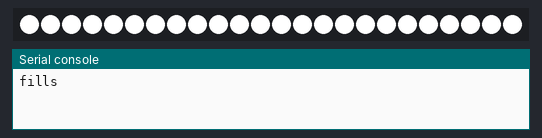
Recording of a program running on a simulated Raspberry Pi Pico running MicroPython. On the bench: 24 RGB LEDs in strip order, left to right, the last lines printed to the serial console.

Above: at 1.5 s.
At 3.0 s:
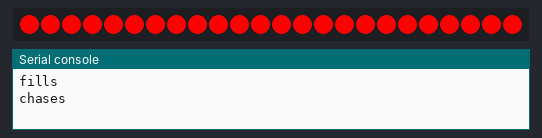
At 3.7 s:
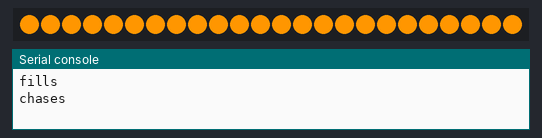
At 4.4 s:
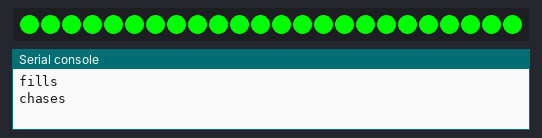
At 5.9 s:
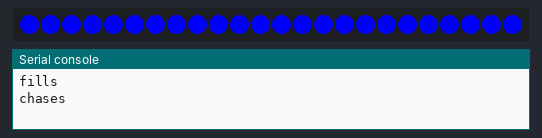
At 7.72 s:
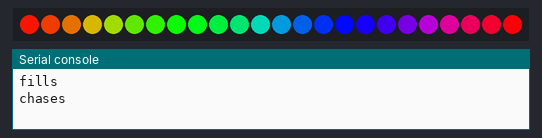

The program:

main.py
```python
# Example using PIO to drive a set of WS2812 LEDs.

import array, time
from machine import Pin
import rp2

# Configure the number of WS2812 LEDs.
NUM_LEDS = 24
PIN_NUM = 28
brightness = 1

@rp2.asm_pio(sideset_init=rp2.PIO.OUT_LOW, out_shiftdir=rp2.PIO.SHIFT_LEFT, autopull=True, pull_thresh=24)
def ws2812():
    T1 = 2
    T2 = 5
    T3 = 3
    wrap_target()
    label("bitloop")
    out(x, 1)               .side(0)    [T3 - 1]
    jmp(not_x, "do_zero")   .side(1)    [T1 - 1]
    jmp("bitloop")          .side(1)    [T2 - 1]
    label("do_zero")
    nop()                   .side(0)    [T2 - 1]
    wrap()


# Create the StateMachine with the ws2812 program, outputting on pin
sm = rp2.StateMachine(0, ws2812, freq=8_000_000, sideset_base=Pin(PIN_NUM))

# Start the StateMachine, it will wait for data on its FIFO.
sm.active(1)

# Display a pattern on the LEDs via an array of LED RGB values.
ar = array.array("I", [0 for _ in range(NUM_LEDS)])

##########################################################################
def pixels_show():
    dimmer_ar = array.array("I", [0 for _ in range(NUM_LEDS)])
    for i,c in enumerate(ar):
        r = int(((c >> 8) & 0xFF) * brightness)
        g = int(((c >> 16) & 0xFF) * brightness)
        b = int((c & 0xFF) * brightness)
        dimmer_ar[i] = (g<<16) + (r<<8) + b
    sm.put(dimmer_ar, 8)
    time.sleep_ms(10)

def pixels_set(i, color):
    ar[i] = (color[1]<<16) + (color[0]<<8) + color[2]

def pixels_fill(color):
    for i in range(len(ar)):
        pixels_set(i, color)

def color_chase(color, wait):
    for i in range(NUM_LEDS):
        pixels_set(i, color)
        time.sleep(wait)
        pixels_show()
    time.sleep(0.2)

def wheel(pos):
    # Input a value 0 to 255 to get a color value.
    # The colours are a transition r - g - b - back to r.
    if pos < 0 or pos > 255:
        return (0, 0, 0)
    if pos < 85:
        return (255 - pos * 3, pos * 3, 0)
    if pos < 170:
        pos -= 85
        return (0, 255 - pos * 3, pos * 3)
    pos -= 170
    return (pos * 3, 0, 255 - pos * 3)


def rainbow_cycle(wait):
    for j in range(255):
        for i in range(NUM_LEDS):
            rc_index = (i * 256 // NUM_LEDS) + j
            pixels_set(i, wheel(rc_index & 255))
        pixels_show()
        time.sleep(wait)

BLACK = (0, 0, 0)
RED = (255, 0, 0)
YELLOW = (255, 150, 0)
GREEN = (0, 255, 0)
CYAN = (0, 255, 255)
BLUE = (0, 0, 255)
PURPLE = (180, 0, 255)
WHITE = (255, 255, 255)
COLORS = (BLACK, RED, YELLOW, GREEN, CYAN, BLUE, PURPLE, WHITE)
#while True:
print("fills")
for color in COLORS:
    pixels_fill(color)
    pixels_show()
    time.sleep(0.2)

print("chases")
for color in COLORS:
    color_chase(color, 0.01)

while True:
#    print("rainbow")
    rainbow_cycle(0)
```
